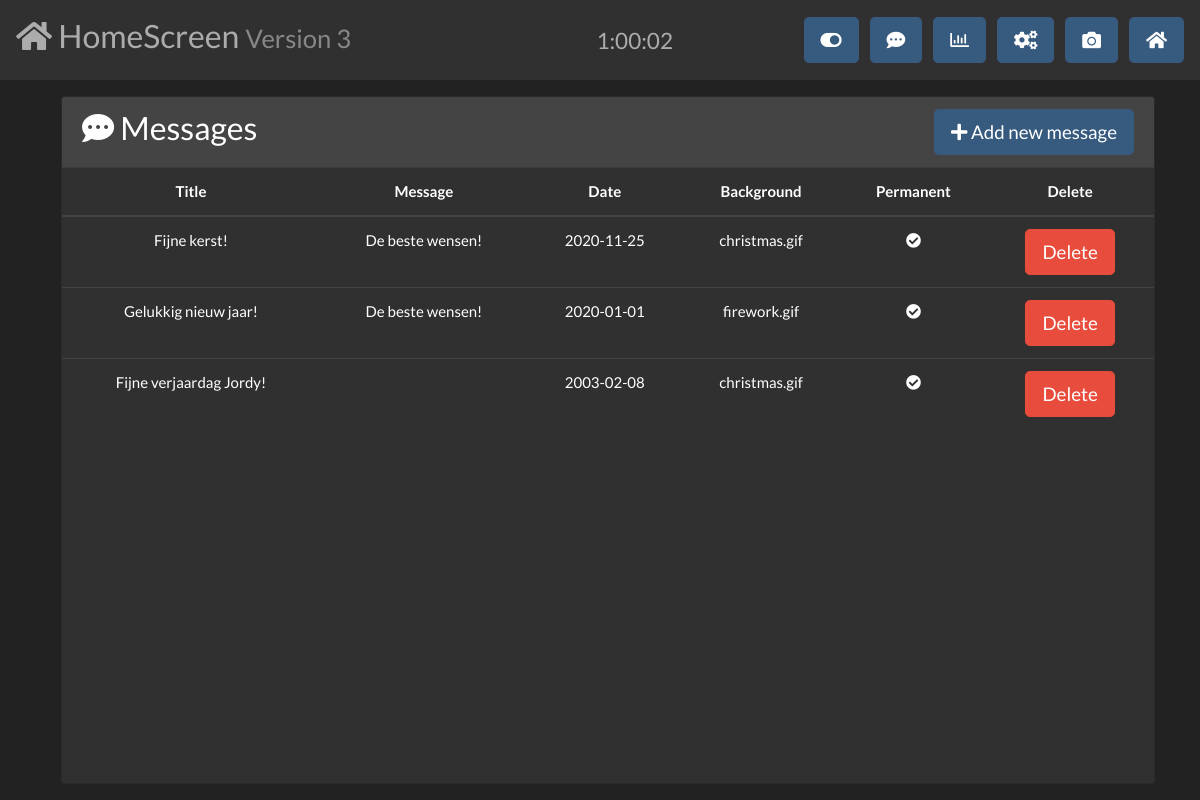
/messages.php, run on an earlier commit of the app's database.
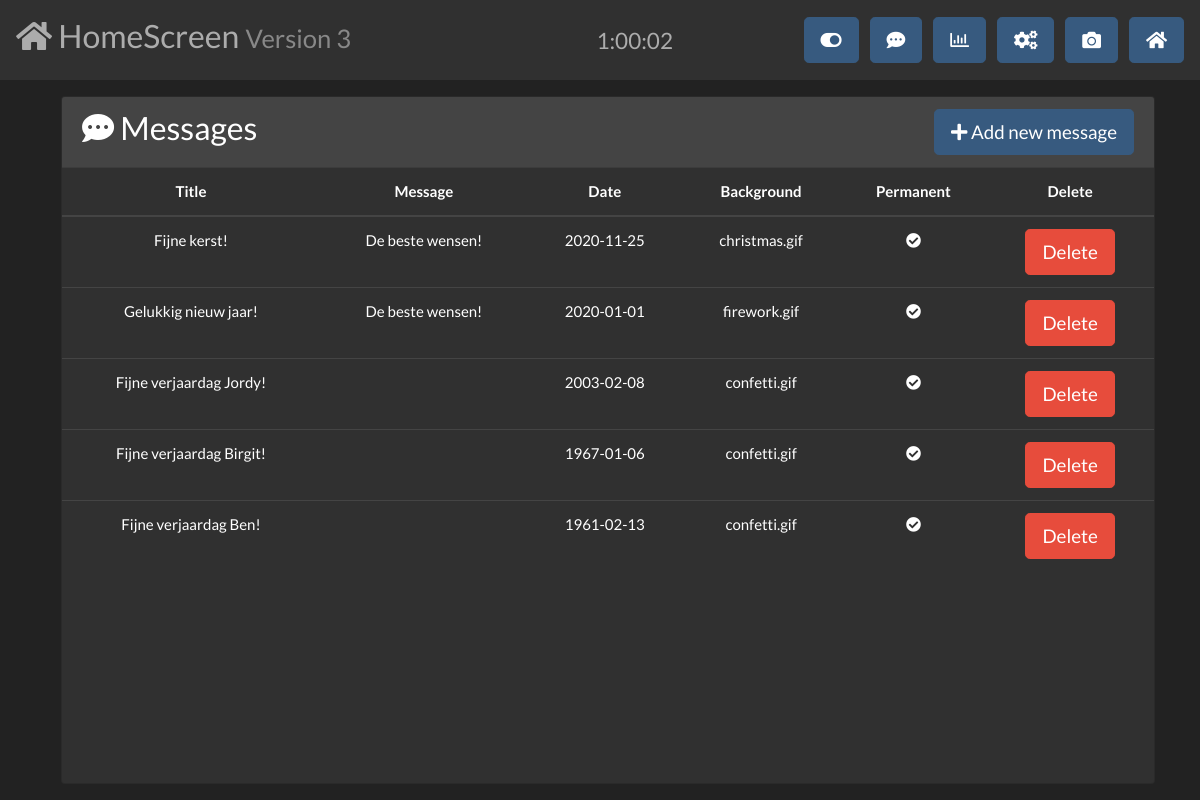
And on a later commit of the database.
### tables this page shows
CREATE TABLE messages (
  id INT NOT NULL AUTO_INCREMENT,
  permanent TINYINT,
  title VARCHAR(50) NOT NULL,
  message VARCHAR(100),
  date DATE,
  background VARCHAR(100),
  PRIMARY KEY (id)
);

### messages.php (the view, shortened to what this page needs)
<?php include "templates/header.php"; ?>
<link href="https://cdn.jsdelivr.net/gh/gitbrent/bootstrap4-toggle@3.6.1/css/bootstrap4-toggle.min.css" rel="stylesheet">
    <main class="container">
        <div class="row h-100 m-0">
            <div class="col card mr-0">
                <h3 class="card-header"><i class="fas fa-comment-dots"></i> Messages<button type="button" data-toggle="modal" data-target="#createMessage" class="btn btn-primary btn-lg float-right"><i class="fas fa-plus"></i> Add new message</button></h3>
                <div class="scrollable-table">
                    <table class="table text-center m-0">
                        <thead>
                            <tr class="table-dark">
                                <th scope="col">Title</th>
                                <th scope="col">Message</th>
                                <th scope="col">Date</th>
                                <th scope="col">Background</th>
                                <th scope="col">Permanent</th>
                                <th scope="col">Delete</th>
                            </tr>
                        </thead>
                        <tbody id="messages">
                        <?php
                        $sql = "SELECT * FROM messages WHERE permanent = 1 OR date >= CURDATE() ORDER BY permanent, date DESC";
                        $sth = $db->prepare($sql);
                        $sth->execute();
                        while ($row = $sth->fetch()) {
                            echo '<tr>';
                            echo '<td>' . $row["title"] . '</td>';
                            echo '<td>' . $row["message"] . '</td>';
                            echo '<td>' . $row["date"] . '</td>';
                            echo '<td>' . $row["background"] . '</td>';
                            echo '<td>' . (($row["permanent"] == 1)?'<i class="fas fa-check-circle"></i>':'<i class="fas fa-times-circle"></i>') . '</td>';
                            echo '<td><a class="btn btn-lg btn-danger" href="scripts/deleteMessage.php?id=' . $row["id"] . '">Delete</a></td>';
                            echo '</tr>';
                        }
                        ?>
                        </tbody>
                    </table>
                </div>
            </div>
        </div>
    </main>
</body>
</html>

### templates/header.php (shortened to what this page needs)
<!DOCTYPE html>
<html lang="en">
<head>
    <link rel="stylesheet" href="css/bootstrap.min.css">
    <link rel="stylesheet" href="css/bootstrap-select.css">
    <link rel="stylesheet" href="css/bootstrap-datepicker.css">
    <link rel="stylesheet" href="https://use.fontawesome.com/releases/v5.7.0/css/all.css"
>
</head>
<body id="body" class="overflow-hidden" style="padding-top: 10vh;">
    <?php if (!strpos($_SERVER['PHP_SELF'], 'alarm.php') && !strpos($_SERVER['PHP_SELF'], 'arm.php') && !strpos($_SERVER['PHP_SELF'], 'unarm.php')) { ?>
        <header>
            <nav style="height: 10vh;" class="navbar fixed-top navbar-expand-lg navbar-dark bg-dark justify-content-between overflow-hidden">
                <a href="index.php" class="navbar-text h3 text-decoration-none"><i class="fas fa-home"></i> HomeScreen <small class="text-muted">Version 3</small></a>
                <div id="clock" class="navbar-text h4 m-0"></div>
                <div>
                    <a role="button" href="switches.php" class="btn btn-primary btn-lg ml-2"><i class="fas fa-toggle-on"></i></a>
                    <a role="button" href="messages.php" class="btn btn-primary btn-lg ml-2"><i class="fas fa-comment-dots"></i></a>
                    <a role="button" href="info.php"     class="btn btn-primary btn-lg ml-2"><i class="far fa-chart-bar"></i></a>
                    <a role="button" href="settings.php" class="btn btn-primary btn-lg ml-2"><i class="fas fa-cogs"></i></a>
                    <a role="button" href="cams.php"     class="btn btn-primary btn-lg ml-2"><i class="fas fa-camera"></i></a>
                    <a role="button" href="index.php"    class="btn btn-primary btn-lg ml-2"><i class="fas fa-home"></i></a>
                </div>
            </nav>
        </header>
    <?php } ?>

What changed in the data, as far as the page shows it:
changed messages "Fijne verjaardag Jordy!": background "christmas.gif" → "confetti.gif"
added messages: title "Fijne verjaardag Birgit!", date "1967-01-06", background "confetti.gif", permanent 1 (drawn)
added messages: title "Fijne verjaardag Ben!", date "1961-02-13", background "confetti.gif", permanent 1 (drawn)
